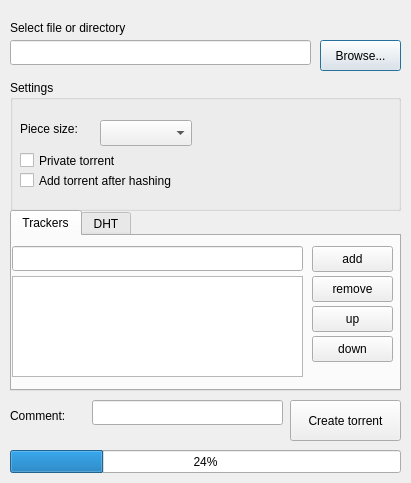
<?xml version="1.0" encoding="UTF-8"?>
<ui version="4.0">
 <class>Dialog</class>
 <widget class="QDialog" name="Dialog">
  <property name="geometry">
   <rect>
    <x>0</x>
    <y>0</y>
    <width>411</width>
    <height>483</height>
   </rect>
  </property>
  <property name="windowTitle">
   <string>Torrent Creator</string>
  </property>
  <widget class="QLabel" name="descriptionLabel">
   <property name="geometry">
    <rect>
     <x>10</x>
     <y>20</y>
     <width>161</width>
     <height>16</height>
    </rect>
   </property>
   <property name="text">
    <string>Select file or directory</string>
   </property>
  </widget>
  <widget class="QLineEdit" name="pathEdit">
   <property name="geometry">
    <rect>
     <x>10</x>
     <y>40</y>
     <width>301</width>
     <height>25</height>
    </rect>
   </property>
  </widget>
  <widget class="QPushButton" name="browseButton">
   <property name="geometry">
    <rect>
     <x>320</x>
     <y>40</y>
     <width>81</width>
     <height>31</height>
    </rect>
   </property>
   <property name="text">
    <string>Browse...</string>
   </property>
  </widget>
  <widget class="QGroupBox" name="paramsBox">
   <property name="geometry">
    <rect>
     <x>10</x>
     <y>80</y>
     <width>391</width>
     <height>131</height>
    </rect>
   </property>
   <property name="title">
    <string>Settings</string>
   </property>
   <widget class="QLabel" name="pieceLabel">
    <property name="geometry">
     <rect>
      <x>10</x>
      <y>40</y>
      <width>131</width>
      <height>17</height>
     </rect>
    </property>
    <property name="text">
     <string>Piece size:</string>
    </property>
   </widget>
   <widget class="QComboBox" name="pieceBox">
    <property name="geometry">
     <rect>
      <x>90</x>
      <y>40</y>
      <width>92</width>
      <height>26</height>
     </rect>
    </property>
   </widget>
   <widget class="QCheckBox" name="privateCheck">
    <property name="geometry">
     <rect>
      <x>10</x>
      <y>70</y>
      <width>361</width>
      <height>21</height>
     </rect>
    </property>
    <property name="text">
     <string>Private torrent</string>
    </property>
   </widget>
   <widget class="QCheckBox" name="isAddAfterHash">
    <property name="geometry">
     <rect>
      <x>10</x>
      <y>90</y>
      <width>371</width>
      <height>21</height>
     </rect>
    </property>
    <property name="text">
     <string>Add torrent after hashing</string>
    </property>
   </widget>
  </widget>
  <widget class="QProgressBar" name="torrentProgressBar">
   <property name="geometry">
    <rect>
     <x>10</x>
     <y>450</y>
     <width>391</width>
     <height>23</height>
    </rect>
   </property>
   <property name="value">
    <number>24</number>
   </property>
  </widget>
  <widget class="QTabWidget" name="tabWidget">
   <property name="geometry">
    <rect>
     <x>10</x>
     <y>210</y>
     <width>391</width>
     <height>181</height>
    </rect>
   </property>
   <property name="currentIndex">
    <number>0</number>
   </property>
   <widget class="QWidget" name="trackers">
    <attribute name="title">
     <string>Trackers</string>
    </attribute>
    <widget class="QLineEdit" name="lineTracker">
     <property name="geometry">
      <rect>
       <x>0</x>
       <y>10</y>
       <width>291</width>
       <height>25</height>
      </rect>
     </property>
    </widget>
    <widget class="QListView" name="listTrackers">
     <property name="geometry">
      <rect>
       <x>0</x>
       <y>40</y>
       <width>291</width>
       <height>101</height>
      </rect>
     </property>
    </widget>
    <widget class="QPushButton" name="pushButton">
     <property name="geometry">
      <rect>
       <x>300</x>
       <y>10</y>
       <width>81</width>
       <height>26</height>
      </rect>
     </property>
     <property name="text">
      <string>add</string>
     </property>
    </widget>
    <widget class="QPushButton" name="pushButton_2">
     <property name="geometry">
      <rect>
       <x>300</x>
       <y>40</y>
       <width>81</width>
       <height>26</height>
      </rect>
     </property>
     <property name="text">
      <string>remove</string>
     </property>
    </widget>
    <widget class="QPushButton" name="pushButton_3">
     <property name="geometry">
      <rect>
       <x>300</x>
       <y>70</y>
       <width>81</width>
       <height>26</height>
      </rect>
     </property>
     <property name="text">
      <string>up</string>
     </property>
    </widget>
    <widget class="QPushButton" name="pushButton_4">
     <property name="geometry">
      <rect>
       <x>300</x>
       <y>100</y>
       <width>81</width>
       <height>26</height>
      </rect>
     </property>
     <property name="text">
      <string>down</string>
     </property>
    </widget>
   </widget>
   <widget class="QWidget" name="tab_2">
    <attribute name="title">
     <string>DHT</string>
    </attribute>
   </widget>
  </widget>
  <widget class="QPushButton" name="torrentHashStart">
   <property name="geometry">
    <rect>
     <x>290</x>
     <y>400</y>
     <width>111</width>
     <height>41</height>
    </rect>
   </property>
   <property name="text">
    <string>Create torrent</string>
   </property>
  </widget>
  <widget class="QLineEdit" name="lineComment">
   <property name="geometry">
    <rect>
     <x>92</x>
     <y>400</y>
     <width>191</width>
     <height>25</height>
    </rect>
   </property>
  </widget>
  <widget class="QLabel" name="label">
   <property name="geometry">
    <rect>
     <x>10</x>
     <y>400</y>
     <width>71</width>
     <height>31</height>
    </rect>
   </property>
   <property name="text">
    <string>Comment:</string>
   </property>
  </widget>
 </widget>
 <resources/>
 <connections/>
</ui>
